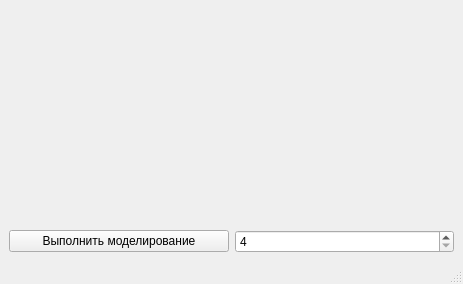
<?xml version="1.0" encoding="UTF-8"?>
<ui version="4.0">
 <class>MainWindow</class>
 <widget class="QMainWindow" name="MainWindow">
  <property name="geometry">
   <rect>
    <x>0</x>
    <y>0</y>
    <width>463</width>
    <height>284</height>
   </rect>
  </property>
  <property name="windowTitle">
   <string>MainWindow</string>
  </property>
  <widget class="QWidget" name="centralwidget">
   <layout class="QVBoxLayout" name="verticalLayout">
    <item>
     <widget class="QCustomPlot" name="customPlot" native="true">
      <property name="sizePolicy">
       <sizepolicy hsizetype="Preferred" vsizetype="Expanding">
        <horstretch>0</horstretch>
        <verstretch>0</verstretch>
       </sizepolicy>
      </property>
     </widget>
    </item>
    <item>
     <layout class="QHBoxLayout" name="horizontalLayout">
      <property name="sizeConstraint">
       <enum>QLayout::SetMinimumSize</enum>
      </property>
      <item>
       <widget class="QPushButton" name="pushButton">
        <property name="text">
         <string>Выполнить моделирование</string>
        </property>
       </widget>
      </item>
      <item>
       <widget class="QSpinBox" name="spinBox">
        <property name="minimum">
         <number>4</number>
        </property>
        <property name="maximum">
         <number>1024</number>
        </property>
        <property name="singleStep">
         <number>4</number>
        </property>
        <property name="stepType">
         <enum>QAbstractSpinBox::DefaultStepType</enum>
        </property>
       </widget>
      </item>
     </layout>
    </item>
   </layout>
  </widget>
  <widget class="QStatusBar" name="statusbar"/>
 </widget>
 <customwidgets>
  <customwidget>
   <class>QCustomPlot</class>
   <extends>QWidget</extends>
   <header>QCustomPlot/qcustomplot.h</header>
   <container>1</container>
  </customwidget>
 </customwidgets>
 <resources/>
 <connections/>
</ui>
